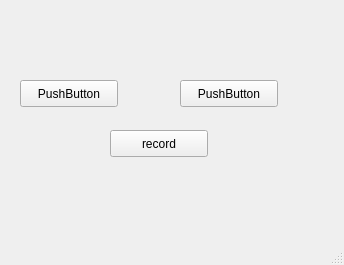
<?xml version="1.0" encoding="UTF-8"?>
<ui version="4.0">
 <class>MainWindow</class>
 <widget class="QMainWindow" name="MainWindow">
  <property name="geometry">
   <rect>
    <x>0</x>
    <y>0</y>
    <width>344</width>
    <height>265</height>
   </rect>
  </property>
  <property name="windowTitle">
   <string>MainWindow</string>
  </property>
  <widget class="QWidget" name="centralwidget">
   <widget class="QPushButton" name="pushButton">
    <property name="geometry">
     <rect>
      <x>110</x>
      <y>130</y>
      <width>98</width>
      <height>27</height>
     </rect>
    </property>
    <property name="text">
     <string>record</string>
    </property>
   </widget>
   <widget class="QPushButton" name="pushButton_2">
    <property name="geometry">
     <rect>
      <x>20</x>
      <y>80</y>
      <width>98</width>
      <height>27</height>
     </rect>
    </property>
    <property name="text">
     <string>PushButton</string>
    </property>
   </widget>
   <widget class="QPushButton" name="pushButton_3">
    <property name="geometry">
     <rect>
      <x>180</x>
      <y>80</y>
      <width>98</width>
      <height>27</height>
     </rect>
    </property>
    <property name="text">
     <string>PushButton</string>
    </property>
   </widget>
  </widget>
  <widget class="QMenuBar" name="menubar">
   <property name="geometry">
    <rect>
     <x>0</x>
     <y>0</y>
     <width>344</width>
     <height>25</height>
    </rect>
   </property>
  </widget>
  <widget class="QStatusBar" name="statusbar"/>
 </widget>
 <resources/>
 <connections/>
</ui>
